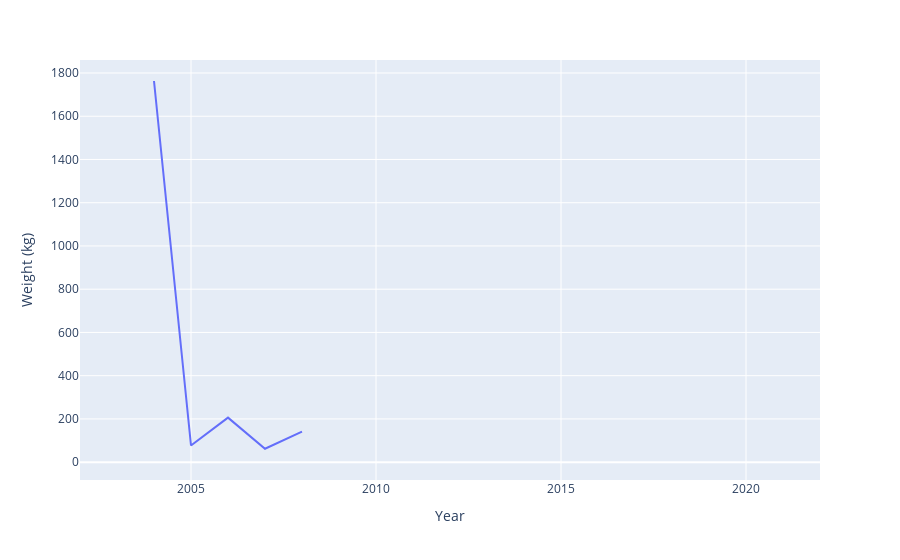

The notebook cell this image was saved under:
### Code cell
figChinaImp

### Figure 1 — Plotly figure (JSON) as saved in the notebook; plotly's stock layout.template omitted (floating-point values rounded to 4 significant figures)
{"data": [{"hovertemplate": "Year=%{x}<br>Weight (kg)=%{y}<extra></extra>", "legendgroup": "", "line": {"color": "#636efa", "dash": "solid"}, "marker": {"symbol": "circle"}, "mode": "lines", "name": "", "orientation": "v", "showlegend": false, "type": "scatter", "x": [2022, 2022, 2022, 2021, 2020, 2019, 2018, 2017, 2016, 2015, 2014, 2013, 2012, 2011, 2010, 2009, 2008, 2007, 2006, 2005, 2004, 2003, 2002], "xaxis": "x", "y": [null, null, null, null, null, null, null, 14.6, null, null, null, null, null, null, null, null, 141, 62, 206, 77, 1763, null, 48], "yaxis": "y"}], "layout": {"legend": {"tracegroupgap": 0}, "margin": {"t": 60}, "xaxis": {"anchor": "y", "domain": [0, 1], "title": {"text": "Year"}}, "yaxis": {"anchor": "x", "domain": [0, 1], "title": {"text": "Weight (kg)"}}}}
